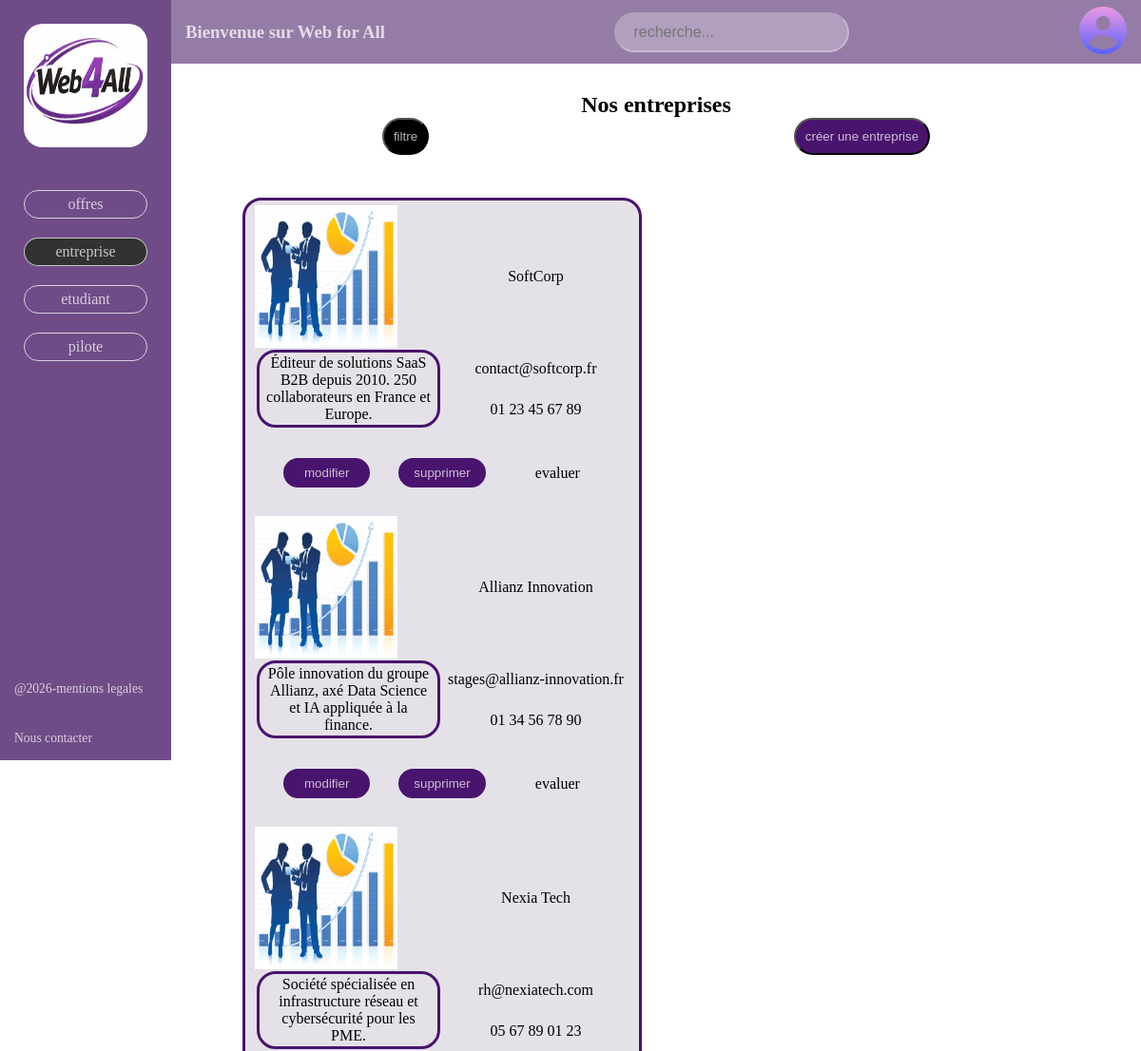
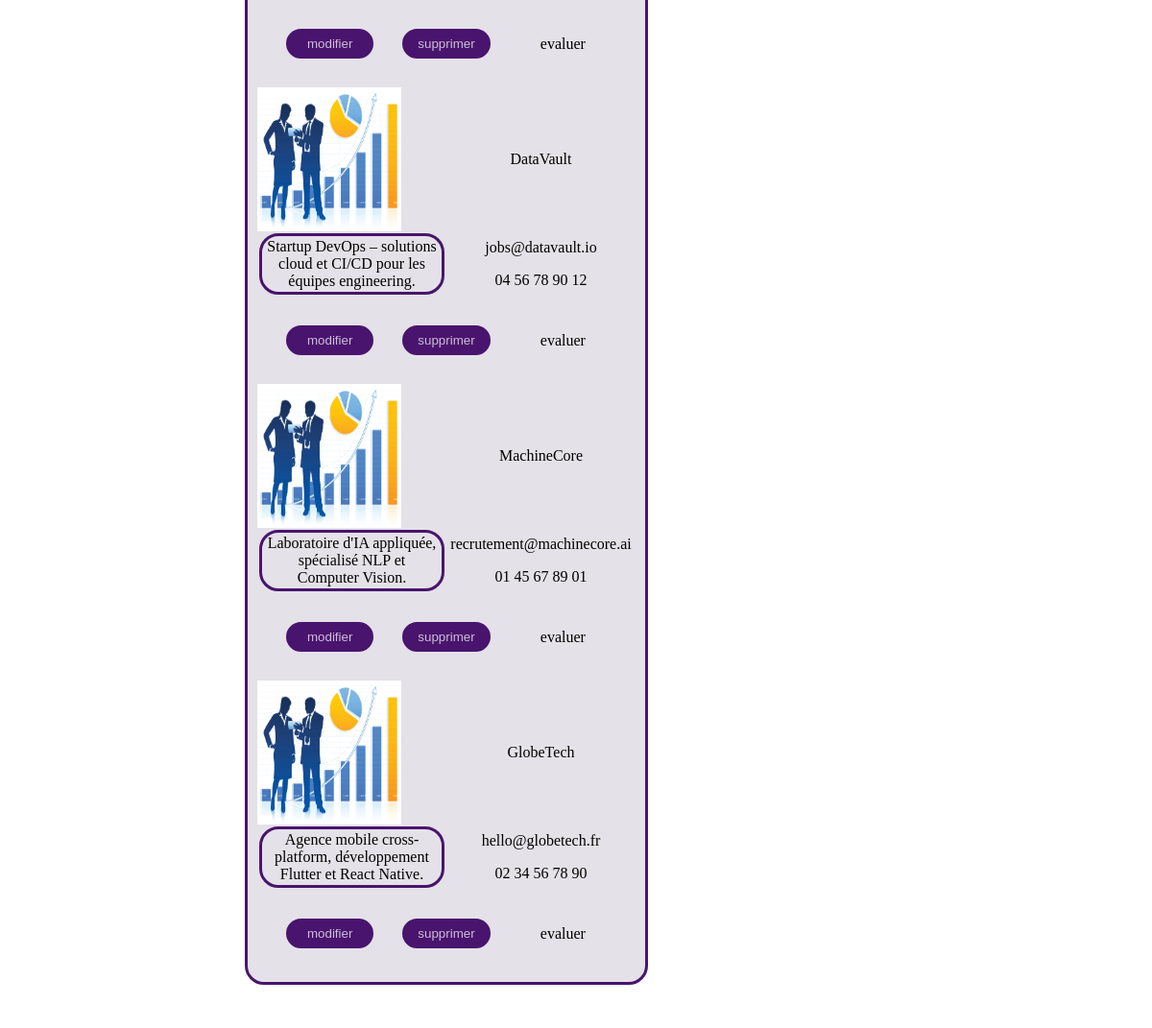
Page /index.php?controller=companies&action=index on the committed database (2 pictures, top to bottom).
### tables this page shows
CREATE TABLE entreprise (
  id          INT UNSIGNED AUTO_INCREMENT PRIMARY KEY,
  nom         VARCHAR(200) NOT NULL,
  description TEXT,
  email       VARCHAR(255),
  telephone   VARCHAR(20),
  created_at  DATETIME NOT NULL DEFAULT CURRENT_TIMESTAMP
);

### app/controllers/CompaniesController.php (called while the page is built)
<?php
class CompaniesController {
    public function index() {
        require_once ROOT . '/app/models/CompanyModel.php';
        $companies = (new CompanyModel())->getAll();
        require_once ROOT . '/app/views/pages/companies.php';
    }
}
?>

### app/models/CompanyModel.php (called while the page is built, shortened)
<?php
final class CompanyModel
{
    public function getAll(): array
    {
        $pdo = Database::getPdo();
        $sql = "
            SELECT id, nom, description, email, telephone, created_at
            FROM entreprise
            ORDER BY created_at DESC
        ";
        return $pdo->query($sql)->fetchAll();
    }
}

### app/views/pages/companies.php (the view, shortened to what this page needs)
<?php $cssExtra = '<link rel="stylesheet" href="/public/styles/entreprise.css">'; ?>
<section id="presentation-entreprise">
    <h1>Nos entreprises</h1>
</section>
<section id="outils-entreprise">
    <button id="filtre" onclick="">filtre</button>
    <button id="creation-offre" onclick="ouvrir('popup-creer-entreprise')">créer une entreprise</button>
</section>
<section id="nos-entreprises">
    <div class="entreprises">
        <?php foreach (($companies ?? []) as $company): ?>
            <div class="entreprise">
                <div class="debut-contenu-entreprise">
                    <img src="../public/images/image-entreprise.png" alt="image-entreprise.png">
                    <p><?= htmlspecialchars((string)($company['nom'] ?? ''), ENT_QUOTES, 'UTF-8') ?></p>
                </div>
                <div class="contenu-entreprise">
                    <article class="description">
                        <p><?= nl2br(htmlspecialchars((string)($company['description'] ?? ''), ENT_QUOTES, 'UTF-8')) ?></p>
                    </article>
                    <div class="information-entreprise">
                        <p><?= htmlspecialchars((string)($company['email'] ?? ''), ENT_QUOTES, 'UTF-8') ?></p>
                        <p><?= htmlspecialchars((string)($company['telephone'] ?? ''), ENT_QUOTES, 'UTF-8') ?></p>
                    </div>
                </div>
                <div class="fin-contenu-entreprise">
                    <div class="modification-entreprise">
                        <button onclick="ouvrir('popup-modifier-entreprise')">modifier</button>
                        <button onclick="ouvrir('popup-supprimer-entreprise')">supprimer</button>
                        <p>evaluer</p>
                    </div>
                </div>
            </div>
        <?php endforeach; ?>
    </div>
</section>
<?php
$content   = ob_get_clean();
require_once ROOT . '/app/views/layout/layout.php';?>

### index.php (shortened to what this page needs)
<?php
$controller = $_GET['controller'] ?? 'accueil';
$action     = $_GET['action']     ?? 'index';
$controller = preg_replace('/[^a-zA-Z0-9]/', '', $controller);
$action     = preg_replace('/[^a-zA-Z0-9]/', '', $action);
$class = ucfirst($controller) . 'Controller';
$file  = 'app/controllers/' . $class . '.php';
if (file_exists($file)) {
    $ctrl = new $class();
    if (method_exists($ctrl, $action)) {
        $ctrl->$action();
    } else {
        http_response_code(404);
        echo "Action introuvable.";
    }
} else {
    http_response_code(404);
    echo "Controller introuvable : $class";
}
?>

### app/views/layout/layout.php (shortened to what this page needs)
<!doctype html>
<html lang="fr">
<head>
    <link rel="stylesheet" href="../public/styles/layout.css">
    <?= $cssExtra ?? '' ?>
</head>
<body>
    <video autoplay muted loop id="bg-video">
        <source src="../public/images/background.mp4" type="video/mp4">
    </video>
    <header id="en-tete">
        <h3>Bienvenue sur Web for All</h3>
        <div id="recherche">
            <form action="/recherche" methode="post">
                <input type="search" name="q" placeholder="recherche..." aria-label="recherche sur le site">
            </form>
        </div>
        <div id="profil">
            <a href="#" onclick="ouvrir('popup-profil')">
                <img src="../public/images/PROFIL.png" alt="PROFIL.png">
            </a>
        </div>
    </header>
    <aside id="sidebar">
        <div id="logo">
            <a href="/index.php?controller=accueil&action=index">
                <img src="../public/images/LOGO.png" alt="LOGO.png">
            </a>
        </div>
        <nav id="navigation">
            <a id="offre" href="/index.php?controller=offers&action=index">offres</a>
            <a id="entreprise" href="/index.php?controller=companies&action=index">entreprise</a>
            <a id="etudiant" href="/index.php?controller=students&action=index">etudiant</a>
            <a id="pilote" href="/index.php?controller=pilots&action=index">pilote</a>
        </nav>
        <footer id="pied-de-page">
            <a id="mention-legale" href="#" onclick="ouvrir('popup-mention-legale')">@2026-mentions legales</a>
            <br/><br/>
            <a id="contact" href="#" onclick="ouvrir('popup-contact')">Nous contacter</a>
        </footer>
    </aside>
    <main id="page">
        <?= $content ?>
    </main>
</body>
</html>

### public/styles/layout.css (style rules this page uses)
* { margin: 0; padding: 0; box-sizing: border-box; }
#bg-video { position: fixed; top: 0; left: 0; width: 100%; height: 100%; object-fit: cover; z-index: -1; filter: blur(5px) brightness(1); }
#en-tete { position: fixed; top: 0; left: 180px; right: 0; height: 67px; background: rgba(51, 2, 86, 0.516); display: flex; justify-content: space-between; align-items: center; z-index: 999; padding: 0 15px; }
#en-tete h3 { color: rgba(255, 255, 255, 0.726); }
#en-tete #profil img { width: 50px; height: 50px; }
#en-tete input[type="search"] { padding: 10px 18px; border-radius: 25px; border-color: rgba(255, 255, 255, 0.267); background-color:rgba(255, 255, 255, 0.267); font-size: 16px; outline: none; transition: border-color 0.3s; }
#sidebar { position: fixed; top: 0; left: 0; width: 180px; height: 100vh; background: rgba(51, 2, 86, 0.705); overflow-y: auto; display: flex; flex-direction: column; z-index: 999; }
#sidebar #logo img { width: 130px; height: 130px; border-radius: 20px; margin: 25px auto; display: block; }
#sidebar #navigation { display: flex; flex-direction: column; gap: 20px; padding: 10px 25px; margin-top: 10px; }
#sidebar #navigation a { text-decoration: none; color: rgba(255, 255, 255, 0.726); padding: 5px 10px; border: 1px solid rgba(255, 255, 255, 0.726); border-radius: 20px; text-align: center; }
#pied-de-page { margin-top: auto; padding: 15px; display: flex; flex-direction: column; }
#pied-de-page a { text-decoration: none; color:rgba(255, 255, 255, 0.726); font-size: 0.85rem; }
#page { text-align : center; margin-left: 180px; margin-top: 67px; margin-right: auto; padding: 30px; min-height: calc(100vh - 67px); }
body { min-width: 850px; overflow-x: auto; }

### public/styles/entreprise.css (style rules this page uses)
#navigation #entreprise { background: rgb(50, 50, 50); border: 3px solid rgb(50, 50, 50); }
#presentation-entreprise { display: flex; justify-content: center; align-items: center; }
#outils-entreprise { display: flex; justify-content: space-around; }
#outils-entreprise #filtre { background-color: black; border-radius: 25px; padding: 10px; color: rgba(255, 255, 255, 0.726); }
#outils-entreprise #creation-offre { background-color: rgb(73, 20, 109); border-radius: 25px; padding: 10px; color: rgba(255, 255, 255, 0.726); }
#nos-entreprises { display: grid; max-width: 900px; margin-left: auto; margin-right: auto; margin-top: 30px; grid-template-columns: repeat(2,1fr); }
.entreprises { padding: 5px 10px; margin: 15px; border: 3px solid rgb(73, 20, 109); background-color: rgba(204, 198, 211, 0.53); border-radius: 20px; cursor: pointer; max-width: auto; }
.debut-contenu-entreprise { display: grid; grid-template-columns: repeat(2,1fr); }
.debut-contenu-entreprise img { width: 150px; height: 150px; }
.debut-contenu-entreprise p { display: grid; align-items: center; }
.contenu-entreprise { display: grid; grid-template-columns: repeat(2,1fr); }
.contenu-entreprise .description { padding: 2px 5px; margin: 2px; border: 3px solid rgb(73, 20, 109); border-radius: 20px; }
.contenu-entreprise .information-entreprise { display: grid; justify-content: center; align-items: center; }
.fin-contenu-entreprise .modification-entreprise { display: grid; align-items: center; grid-template-columns: repeat(3,1fr); margin: 15px; }
.fin-contenu-entreprise .modification-entreprise button { padding:5px 5px; margin: 15px; border: 3px solid rgb(73, 20, 109); background-color: rgb(73, 20, 109); border-radius: 20px; color: rgba(255, 255, 255, 0.726); }

### rows in the picture
entreprise: nom "SoftCorp", description "Éditeur de solutions SaaS B2B depuis 2010. 250 collaborateurs en France et Europe.", email "contact@softcorp.fr", telephone "01 23 45 67 89"
entreprise: nom "Allianz Innovation", description "Pôle innovation du groupe Allianz, axé Data Science et IA appliquée à la finance.", email "stages@allianz-innovation.fr", telephone "01 34 56 78 90"
entreprise: nom "Nexia Tech", description "Société spécialisée en infrastructure réseau et cybersécurité pour les PME.", email "rh@nexiatech.com", telephone "05 67 89 01 23"
entreprise: nom "DataVault", description "Startup DevOps – solutions cloud et CI/CD pour les équipes engineering.", email "jobs@datavault.io", telephone "04 56 78 90 12"
entreprise: nom "MachineCore", description "Laboratoire d'IA appliquée, spécialisé NLP et Computer Vision.", email "recrutement@machinecore.ai", telephone "01 45 67 89 01"
entreprise: nom "GlobeTech", description "Agence mobile cross-platform, développement Flutter et React Native.", email "hello@globetech.fr", telephone "02 34 56 78 90"
